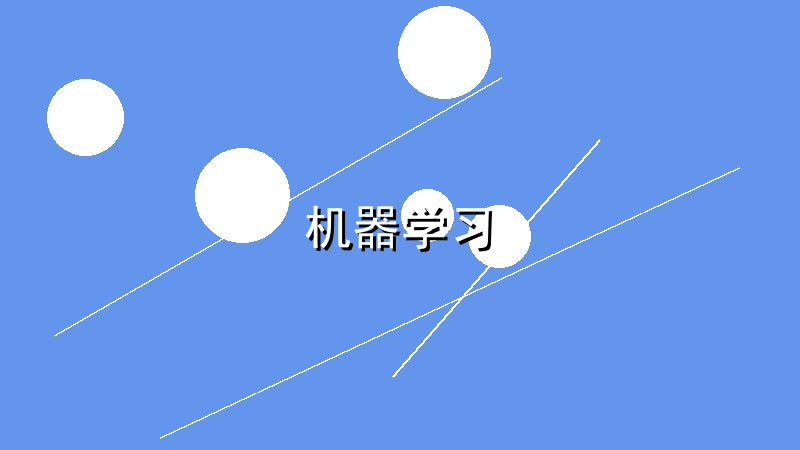
#> input picture uploads/article_images/article_img_102d47d1.jpg, 800 x 450 px
$ python -i visual_synthesis.py   (imports and definitions only)
#> lines starting #> are read from the running program, lines starting #| are printed output that depends on the picture
"""
视觉合成服务（增强版）
实现三格拼接封面、高饱和度人物特写封面、Ins风格滤镜
"""
import os
import random
import logging
from typing import Dict, Any, List, Optional, Tuple
from dataclasses import dataclass
from pathlib import Path

import cv2
import numpy as np
from PIL import Image, ImageDraw, ImageFont

logger = logging.getLogger(__name__)


class CoverStyle:
    """封面风格"""
    DOUYIN_THREE_GRID = "douyin_three_grid"  # 抖音三格拼接
    DOUYIN_PORTRAIT = "douyin_portrait"  # 抖音高饱和度人物特写
    XIAOHONGSHU_INS = "xiaohongshu_ins"  # 小红书Ins风格


class VisualSynthesisEngine:
    """视觉合成引擎"""

    def __init__(self):
        pass

    # [127 lines left out: functions generate_three_grid_cover, generate_portrait_cover, not called in this run]

    def generate_ins_style_cover(
        self,
        input_path: str,
        output_path: str,
        title: str = ""
    ) -> Dict[str, Any]:
        """
        生成Ins风格封面（小红书风格）

        Args:
            input_path: 输入图片路径
            output_path: 输出路径
            title: 标题文字

        Returns:
            Dict: 生成结果
        """
#> called with output_path = 'out.png', title = ''
        try:
            # 加载图片
            img = Image.open(input_path)
#> img is the input picture: PIL image 800x450 RGB; mean R, G, B 110.1, 156.1, 235.8

            # 调整为3:4竖屏
            cover = self._adjust_aspect_ratio(img, 3, 4)

            # 应用Ins风格滤镜
            cover = self._apply_ins_filter(cover)

            # 添加标题
            if title:
                self._add_title_to_cover(cover, title, style="ins")

            # 保存
            cover.save(output_path, quality=95)

            logger.info(f"✅ Ins风格封面生成成功: {output_path}")
            return {
                "success": True,
                "output_path": output_path,
                "style": CoverStyle.XIAOHONGSHU_INS,
                "dimensions": cover.size
            }

        except Exception as e:
            logger.error(f"生成Ins风格封面失败: {e}")
            return {
                "success": False,
                "error": str(e)
            }

    def _adjust_aspect_ratio(
        self,
        img: Image.Image,
        target_ratio_w: int,
        target_ratio_h: int
    ) -> Image.Image:
        """
        调整宽高比

        Args:
            img: 图片对象
            target_ratio_w: 目标宽高比分子
            target_ratio_h: 目标宽高比分母

        Returns:
            Image.Image: 调整后的图片
        """
#> called with target_ratio_w = 3, target_ratio_h = 4
        w, h = img.size
#> w = 800; h = 450
        current_ratio = w / h
#> current_ratio = 1.78
        target_ratio = target_ratio_w / target_ratio_h

        if current_ratio > target_ratio:
            # 太宽，裁剪宽度
            new_w = int(h * target_ratio)
#> new_w = 337
            x_offset = (w - new_w) // 2
#> x_offset = 231
            img = img.crop((x_offset, 0, x_offset + new_w, h))
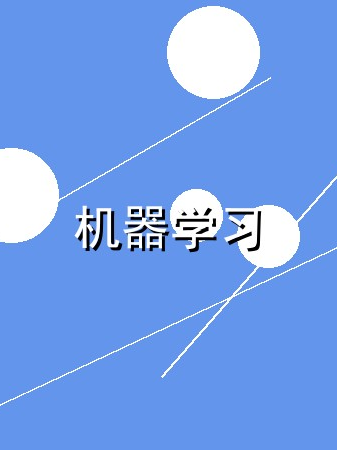
#> img: PIL image 337x450 RGB; mean R, G, B 117.4, 160.4, 234.9
        else:
            # 太高，裁剪高度
            new_h = int(w / target_ratio)
            y_offset = (h - new_h) // 2
            img = img.crop((0, y_offset, w, y_offset + new_h))

        return img

    # [63 lines left out: functions _enhance_saturation, _enhance_contrast, _crop_center_portrait, not called in this run]

    def _apply_ins_filter(
        self,
        img: Image.Image
    ) -> Image.Image:
        """
        应用Ins风格滤镜

        Args:
            img: 图片对象

        Returns:
            Image.Image: 滤镜后的图片
        """
        # 转换为OpenCV格式
        cv_img = np.array(img)
        cv_img = cv2.cvtColor(cv_img, cv2.COLOR_RGB2BGR)

        # 1. 轻微降低饱和度
        hsv = cv2.cvtColor(cv_img, cv2.COLOR_BGR2HSV)
#> hsv: shape (450, 337, 3); mean H, S, V 100.3, 129.1, 234.9
        hsv[:, :, 1] = hsv[:, :, 1] * 0.9  # 降低饱和度
#> hsv: shape (450, 337, 3); mean H, S, V 100.3, 116, 234.9
        cv_img = cv2.cvtColor(hsv, cv2.COLOR_HSV2BGR)

        # 2. 添加轻微暖色调
        cv_img[:, :, 0] = cv_img[:, :, 0] * 1.05  # 红色通道增强
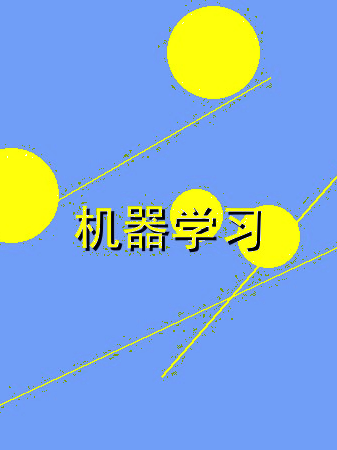
#> cv_img: shape (450, 337, 3); mean B, G, R 212.8, 168, 128.7
        cv_img[:, :, 2] = cv_img[:, :, 2] * 0.95  # 蓝色通道降低

        # 3. 轻微锐化
        kernel = np.array([[-1, -1, -1], [-1, 9, -1], [-1, -1, -1]])
        cv_img = cv2.filter2D(cv_img, -1, kernel)
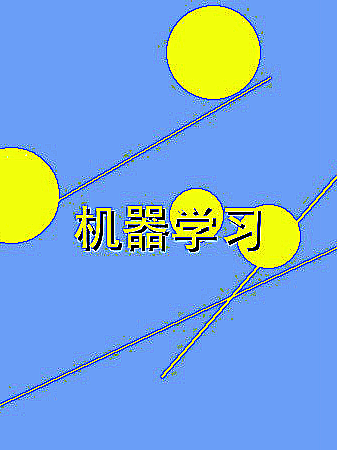
#> cv_img: shape (450, 337, 3); mean B, G, R 213.6, 165.1, 120.1

        # 4. 转回PIL格式
        img = Image.fromarray(cv2.cvtColor(cv_img, cv2.COLOR_BGR2RGB))

        return img

    # [141 lines left out: functions _add_title_to_cover, batch_generate_covers, not called in this run]


# 创建全局视觉合成引擎实例
_visual_synthesis_engine = None


# [11 lines left out: function get_visual_synthesis_engine, not called in this run]

>>> result = VisualSynthesisEngine().generate_ins_style_cover('../../../uploads/article_images/article_img_102d47d1.jpg', 'out.png')

$ run again, on uploads/article_images/article_img_12823c6c.jpg
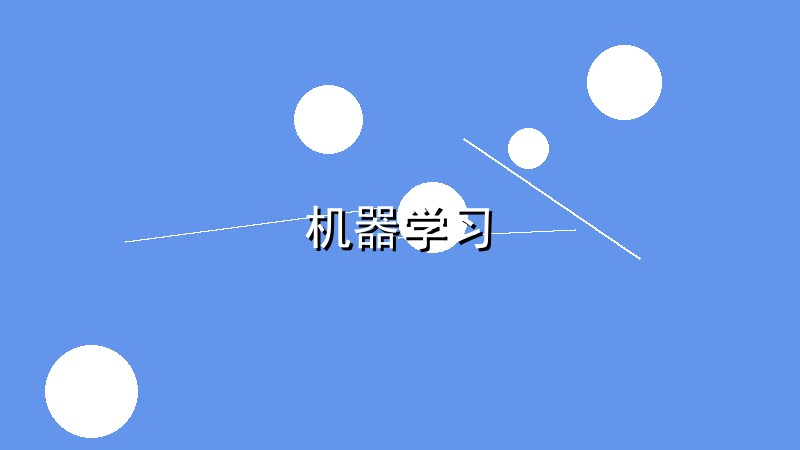
#> input picture uploads/article_images/article_img_12823c6c.jpg, 800 x 450 px
#> in generate_ins_style_cover, img is the input picture: PIL image 800x450 RGB; mean R, G, B 108.1, 154.7, 235.7
#> in _adjust_aspect_ratio, `img = img.crop((x_offset, 0, x_offset + new_w, h))`:
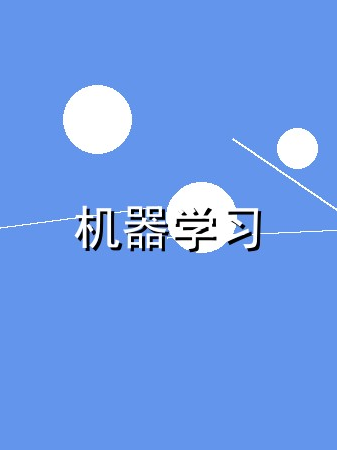
#> img: PIL image 337x450 RGB; mean R, G, B 108.8, 154.6, 234.1
#> in _apply_ins_filter, `cv_img = cv2.filter2D(cv_img, -1, kernel)`:
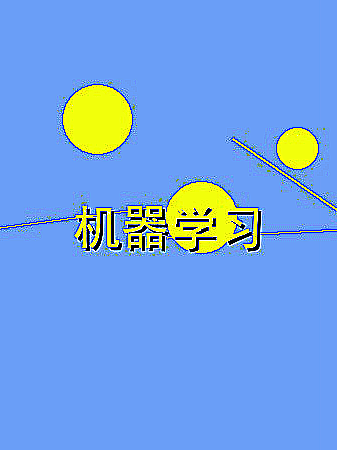
#> cv_img: shape (450, 337, 3); mean B, G, R 227.5, 161.4, 113.7
